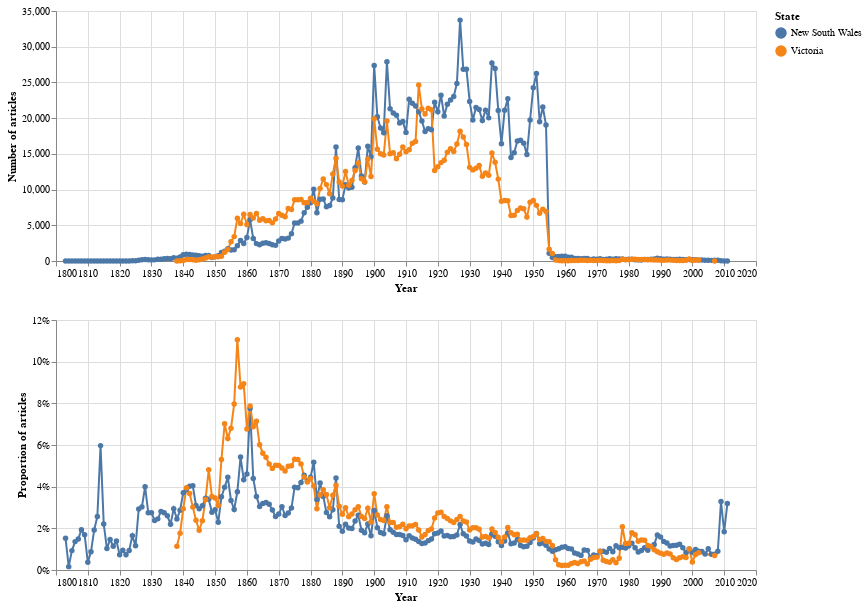

This figure's notebook cell:
### Markdown cell above
And now chart the results, specifying `state` as the column to use for our category.

### Code cell
# Chart totals
chart5 = make_chart_totals(df_states, "state", "State")

# Chart proportions
chart6 = make_chart_proportions(df_states, "state", "State")

# Shorthand way of concatenating the two charts (note there's only one legend)
chart5 & chart6

### Figure 1 — Vega-Lite specification as saved in the notebook (floating-point values rounded to 4 significant figures; data arrays with more than 128 entries replaced by an {"elided": "..."} marker saying what was removed)
{"config": {"view": {"continuousWidth": 300, "continuousHeight": 300}}, "vconcat": [{"mark": {"type": "line", "point": true}, "encoding": {"color": {"field": "state", "legend": {"title": "State"}, "type": "nominal"}, "tooltip": [{"field": "state", "title": "State", "type": "nominal"}, {"field": "year", "title": "Year", "type": "quantitative"}, {"field": "total_results", "format": ",", "title": "Articles", "type": "quantitative"}], "x": {"axis": {"format": "c", "title": "Year"}, "field": "year", "type": "quantitative"}, "y": {"axis": {"format": ",d", "title": "Number of articles"}, "field": "total_results", "type": "quantitative"}}, "height": 250, "width": 700}, {"mark": {"type": "line", "point": true}, "encoding": {"color": {"field": "state", "legend": {"title": "State"}, "type": "nominal"}, "tooltip": [{"field": "state", "title": "State", "type": "nominal"}, {"field": "year", "title": "Year", "type": "quantitative"}, {"field": "proportion", "format": "%", "title": "Proportion", "type": "quantitative"}], "x": {"axis": {"format": "c", "title": "Year"}, "field": "year", "type": "quantitative"}, "y": {"axis": {"format": "%", "title": "Proportion of articles"}, "field": "proportion", "stack": null, "type": "quantitative"}}, "height": 250, "width": 700}], "data": {"name": "data-40189f5a2eb708348f33a5ce42304e93"}, "$schema": "https://vega.github.io/schema/vega-lite/v5.20.1.json", "datasets": {"data-40189f5a2eb708348f33a5ce42304e93": {"elided": "375 records"}}}
